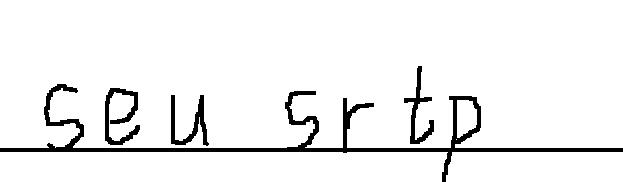
#> input picture model_use/connect/files/image/1.jpg, 623 x 182 px
$ python connect_Det.py
#> lines starting #> are read from the running program, lines starting #| are printed output that depends on the picture
### model_use/connect/connect_Det_strokes.py
from PIL import Image


# [26 lines left out: function find_black, not called in this run]


def delete_stroke(editable_pixels, width, height, line_y, top_y_end, top_black, white_color):
    global is_black
    global to_white
    global connect
    global is_find
    global count

    # 遍历顶部所有黑点
    for x, y in top_black:
        is_find = [[0 for j in range(height)] for i in range(width)]
        connect = 0
        count = 0
        find_black(width, height, x, y, line_y)
        # 如果没和下面连上，说明是杂笔画，删除
        if connect == 0:
            # 变白
            for m, n in to_white:
                is_black[m][n] = 0
                # 顶部黑点列表去掉要去除的黑点
                if n < top_y_end:
                    for i in range(len(top_black)):
                        if top_black[i] == (m, n):
                            top_black.pop(i)
                            break
                editable_pixels[m, n] = white_color
        to_white.clear()


def delete_strokes(image_path, file_save_folder):
    # 打开图像
#> called with image_path = 'model_use/connect/files/image/1.jpg', file_save_folder = 'model_use/connect/files/nostroke/1.jpg'
    img = Image.open(image_path)
#> img is the input picture: PIL image 623x182 RGB; min 0, max 255, mean 239.8
    # print(image_path)

    # 将图像转换为可编辑模式
    editable_image = img.copy()
    editable_pixels = editable_image.load()

    # 获取图像尺寸
    width, height = img.size
#> width = 623; height = 182

    line_black_color = 200
    row_color_threshold = 0.4
    white_color = (255, 255, 255)
    top_y_end = 1
    bottom_y_end = 1

    # 横线黑点
    current_line_black = []
    # 最上方三行黑点坐标
    top_black = []
    # 最下方三行黑点坐标
    bottom_black = []
    # 全图黑色点
    global is_black
    is_black = [[0 for j in range(height)] for i in range(width)]
    # 要变白的点
    global to_white
    to_white = []
    # 要调整的横线
    line_to_white = []

    find_top_line_y = 0
    line_y = -1
    for y in range(height):
        current_line_black.clear()
        find_line = 0
        # 统计当前行的黑色像素数
        for x in range(width):
            gray_value = int(sum(editable_pixels[x, y]) / 3)
            if gray_value < line_black_color:
                current_line_black.append(x)
                is_black[x][y] = 1
                if y < top_y_end:
                    top_black.append((x, y))
                if y > height - 1 - bottom_y_end:
                    bottom_black.append((x, y))
        black_pixel_count = len(current_line_black)

        if black_pixel_count > width * row_color_threshold:
            # 找到了横线
            find_line = 1

        if find_line == 1 and y > height * 0.5 and find_top_line_y == 0:
            line_y = y
            find_top_line_y = 1

        if find_line == 1 and y > height * 0.5:
            for i in range(-1, 2):
                if 0 <= y + i < height:
                    no_add = 0
                    for delete_line in line_to_white:
                        if y + i == delete_line:
                            no_add = 1
                            break
                    if no_add == 0:
                        line_to_white.append(y + i)
#> after the loop, bottom_black = [(442, 181), (443, 181), (444, 181), (445, 181)]; current_line_black = [442, 443, 444, 445]; find_top_line_y = 1; is_black = 623 items; line_to_white = [147, 148, 149, 150, 151, 152]; line_y = 148; top_black = []

    # print(image_path)
    if line_y == -1:
        line_y = height / 2
        print("no line")

    delete_stroke(editable_pixels, width, height, line_y, top_y_end, top_black, white_color)

    editable_image.save(file_save_folder)

### model_use/connect/connect_Det_Blank.py
from PIL import Image


def delete_bottom_lines(editable_pixels, width, height, line_to_white, white_color, word_black_color):
    # 笔画黑点
    last_word_black = []

    # 要变回来的点
    change_spot = []
    for y in range(height):
        for delete_y in line_to_white:
            if y == delete_y:
                for current_line_x in range(width):
                    change_spot.append((current_line_x, y, editable_pixels[current_line_x, y]))
                    # 记录这个横线黑点上方有无笔画黑点
                    find_black = 0
                    for last_word_x in last_word_black:
                        # 有相邻黑色
                        if abs(current_line_x - last_word_x) <= 0:
                            find_black = 1
                            break
                    if find_black == 0:
                        editable_pixels[current_line_x, y] = white_color

        last_word_black.clear()
        for x in range(width):
            if int(sum(editable_pixels[x, y]) / 3) < word_black_color:
                last_word_black.append(x)

    return change_spot


def find_black_line(editable_pixels, width, height):
    line_black_color = 220
    word_black_color = 130
    row_color_threshold = 0.4
    white_color = 255

    # 横线黑点
    current_line_black = []
    # 要调整的横线
    line_to_white = []

    for y in range(height):
        current_line_black.clear()
        find_line = 0
        # 统计当前行的黑色像素数
        for x in range(width):
            if int(sum(editable_pixels[x, y]) / 3) < line_black_color:
                current_line_black.append(x)
        black_pixel_count = len(current_line_black)

        if black_pixel_count > width * row_color_threshold:
            # 找到了横线
            find_line = 1

        if find_line == 1 and y > height * 0.5:
            for i in range(-1, 2):
                if 0 <= y + i < height:
                    no_add = 0
                    for delete_line in line_to_white:
                        if y + i == delete_line:
                            no_add = 1
                            break
                    if no_add == 0:
                        # 添加相邻黑线
                        line_to_white.append(y + i)

    return delete_bottom_lines(editable_pixels, width, height, line_to_white, white_color, word_black_color)


def delete_blank(image_path, output_path):
    # 打开图像
#> called with image_path = 'model_use/connect/files/nostroke/1.jpg', output_path = 'model_use/connect/files/noblank/1.jpg'
    img = Image.open(image_path)
    # print(image_path)

    # 将图像转换为可编辑模式
    editable_image = img.copy()
    editable_pixels = editable_image.load()

    # 获取图像尺寸
    width, height = img.size
#> width = 623; height = 182

    black_color = 200
    row_color_threshold = 0.005
    column_color_threshold = 0.03
    # blank_distance = 0.013

    # 检测是否是空白图
    is_blank = 1
    for x in range(width):
        # 统计当前列的黑色像素数
        is_blank_black_pixel_count = sum(1 for y in range(height) if int(sum(editable_pixels[x, y]) / 3) < black_color)
        if is_blank_black_pixel_count > height * column_color_threshold:
            is_blank = 0
            break
#> this loop made 45 passes
#> is_blank_black_pixel_count on passes 1 to 12: 4, 4, 4, 4, 4, 4, 4, 4, 4, 4, 4, 4

    if is_blank == 1:
        print("blank")
    else:
        # 把下方黑线变白，避免影响
        change_spot = find_black_line(editable_pixels, width, height)
#> change_spot = 3738 items
        # 左右
        find = 0
        left_boundary = []
        right_boundary = []
        left_bound = -1
        right_bound = -1
        black_pixel_count2 = 0
        for x in range(width):
            # 统计当前列的黑色像素数
            black_pixel_count1 = black_pixel_count2
            black_pixel_count2 = sum(1 for y in range(height) if int(sum(editable_pixels[x, y]) / 3) < black_color)
            # print("x=" + str(x) + ", count=" + str(black_pixel_count1))
            # 左白右黑，左边界
            if find == 0 and black_pixel_count1 > height * column_color_threshold and black_pixel_count2 > height * column_color_threshold:
                find = 1
                left_boundary.append(x - 1)
            # 左黑右白，右边界
            if find == 1 and black_pixel_count1 <= height * column_color_threshold and black_pixel_count2 <= height * column_color_threshold:
                find = 0
                right_boundary.append(x)
#> this loop made 623 passes
#> (black_pixel_count1, black_pixel_count2) on passes 2 to 13: (5, 5), (5, 5), (5, 5), (5, 5), (5, 5), (5, 5), (5, 5), (5, 5), (5, 5), (5, 5), (5, 5), (5, 5)
#> black_pixel_count2 on pass 1: 5
#> after the loop, find = 0; left_boundary = [44, 105, 171, 285, 343, 404, 442]; right_boundary = [85, 141, 210, 320, 375, 435, 482]

        # 左右边界一一对应
        if len(left_boundary) == len(right_boundary) + 1:
            right_boundary.append(width - 1)

        if len(left_boundary) == 0:
            print("is_blank")
            return
        else:
            left_bound = left_boundary[0]
#> left_bound = 44
            right_bound = right_boundary[-1]
#> right_bound = 482

        # 变白的部分还原
        for (change_x, change_y, color) in change_spot:
            editable_pixels[change_x, change_y] = color
#> this loop made 3738 passes
#> color on passes 1 to 3: (253, 253, 253), (253, 253, 253), (253, 253, 253)

        top_bound = -1
        bottom_bound = -1
        # 寻找上边界
        for y in range(height):
            # 统计当前行的黑色像素数
            top_black_pixel_count = sum(1 for x in range(left_bound, right_bound + 1) if int(sum(editable_pixels[x, y]) / 3) < black_color)
            if top_black_pixel_count > (right_bound - left_bound + 1) * row_color_threshold:
                top_bound = y
                break
#> this loop made 67 passes
#> top_black_pixel_count on passes 1 to 12: 0, 0, 0, 0, 0, 0, 0, 0, 0, 0, 0, 0

        # 寻找下边界
        for y in range(height - 1, 0, -1):
            # 统计当前行的黑色像素数
            bottom_black_pixel_count = sum(1 for x in range(left_bound, right_bound + 1) if int(sum(editable_pixels[x, y]) / 3) < black_color)
            if bottom_black_pixel_count > (right_bound - left_bound + 1) * row_color_threshold:
                bottom_bound = y
                break
#> this loop made 1 pass

        if top_bound == -1 or bottom_bound == -1:
            print(image_path)

        # 裁剪图片
        cropped_img = editable_image.crop((left_bound, top_bound, right_bound, bottom_bound))
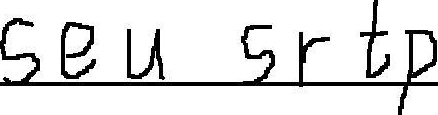
#> cropped_img: PIL image 438x115 RGB; min 0, max 255, mean 224.5
        cropped_img.save(output_path)

### model_use/connect/connect_Det.py
from connect_Det_Blank import delete_blank
from connect_Det_strokes import delete_strokes
import os


current_folder = os.path.dirname(__file__)
delete_strokes(os.path.join(current_folder, 'files/image/1.jpg'), os.path.join(current_folder, 'files/nostroke/1.jpg'))
delete_blank(os.path.join(current_folder, 'files/nostroke/1.jpg'), os.path.join(current_folder, 'files/noblank/1.jpg'))
delete_strokes(os.path.join(current_folder, 'files/image/2.jpg'), os.path.join(current_folder, 'files/nostroke/2.jpg'))
#> call 2 of delete_strokes, with image_path = 'model_use/connect/files/image/2.jpg', file_save_folder = 'model_use/connect/files/nostroke/2.jpg'
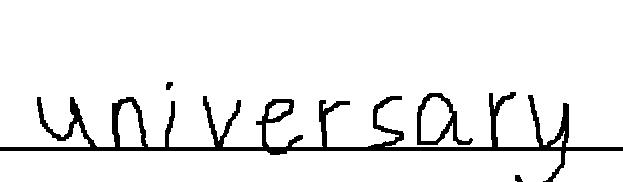
#> input picture model_use/connect/files/image/2.jpg, 623 x 182 px
#> in delete_strokes, img is the input picture: PIL image 623x182 RGB; min 0, max 255, mean 236.8
#> after the loop in delete_strokes (call 2), `for y in range(height):`: bottom_black = [(517, 181), (518, 181), (519, 181), (520, 181), (521, 181), (522, 181), (543, 181), (544, 181), (545, 181), (546, 181), (547, 181), (548, 181), (549, 181), (550, 181), (551, 181), (552, 181)]; current_line_black = [517, 518, 519, 520, 521, 522, 543, 544, 545, 546, 547, 548, 549, 550, 551, 552]; find_top_line_y = 1; line_to_white = [146, 147, 148, 149, 150, 151]; line_y = 147
delete_blank(os.path.join(current_folder, 'files/nostroke/2.jpg'), os.path.join(current_folder, 'files/noblank/2.jpg'))
#> call 2 of delete_blank, with image_path = 'model_use/connect/files/nostroke/2.jpg', output_path = 'model_use/connect/files/noblank/2.jpg'
#> in delete_blank (call 2), `cropped_img = editable_image.crop((left_bound, top_bound, right_bound,..`:
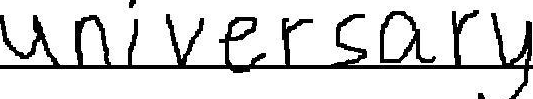
#> cropped_img: PIL image 533x99 RGB; min 0, max 255, mean 217.6
delete_strokes(os.path.join(current_folder, 'files/image/3.jpg'), os.path.join(current_folder, 'files/nostroke/3.jpg'))
#> (the run stopped early here; a loop or call above may not have finished)
